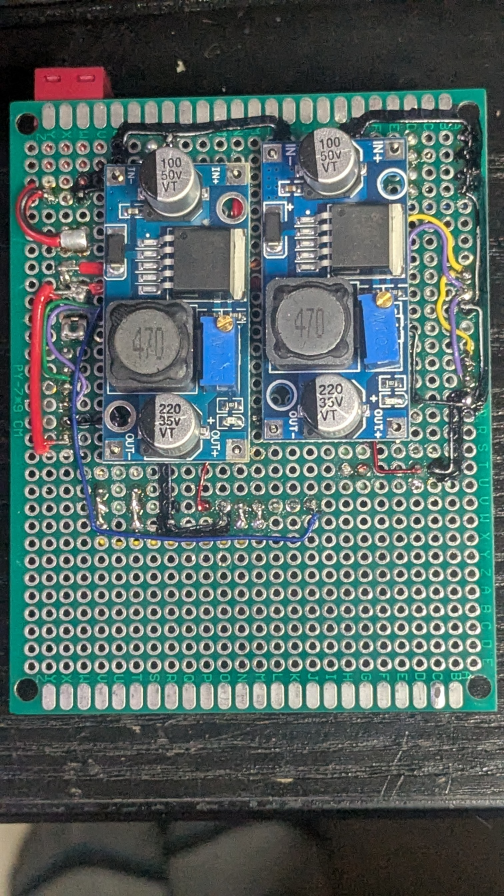
#> input picture docs/images/prototype/Prototype_DriverWheels_Bottom.jpg, 1512 x 2688 px (shown at 1/3 size)
$ python driverwheels_bottom_mask.py
#> lines starting #> are read from the running program, lines starting #| are printed output that depends on the picture; after the words box and inside, x2 and y2 are one past the last pixel; in counts of white or black regions, pixels touching at a corner belong together
import cv2, numpy as np
# Background cutout (GrabCut) for docs/images/prototype/Prototype_DriverWheels_Bottom.jpg -> driverwheels_bottom_mask.png
import os
S=os.path.dirname(os.path.abspath(__file__))
im=cv2.imread(S+'/../images/prototype/Prototype_DriverWheels_Bottom.jpg')
#> im is the input picture: shape (2688, 1512, 3); mean B, G, R 100.8, 103.4, 86.1
H,W=im.shape[:2]; f=0.5
#> after `H, W = im.shape[:2]`: H = 2688; W = 1512
sm=cv2.resize(im,None,fx=f,fy=f)
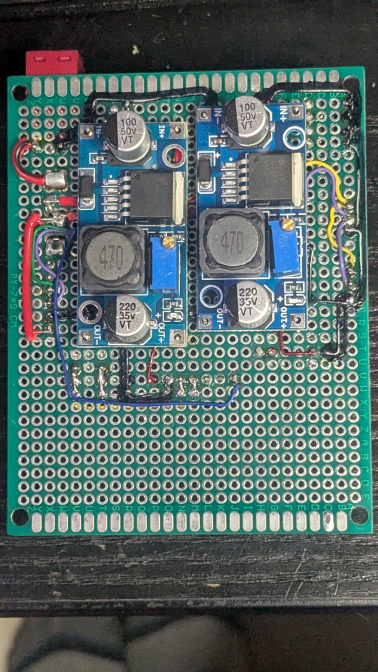
#> sm: shape (1344, 756, 3) (shown at 1/2 size); mean B, G, R 100.9, 103.5, 86.2
k=1512/1125*f
def P(pts): return (np.array(pts)*k).astype(np.int32)
m=np.full(sm.shape[:2],cv2.GC_BGD,np.uint8)
# probable foreground: generous hull around board + protruding parts
cv2.fillPoly(m,[P([(5,215),(65,215),(65,135),(265,135),(265,215),(1110,215),(1100,1595),(5,1595)])],cv2.GC_PR_FGD)
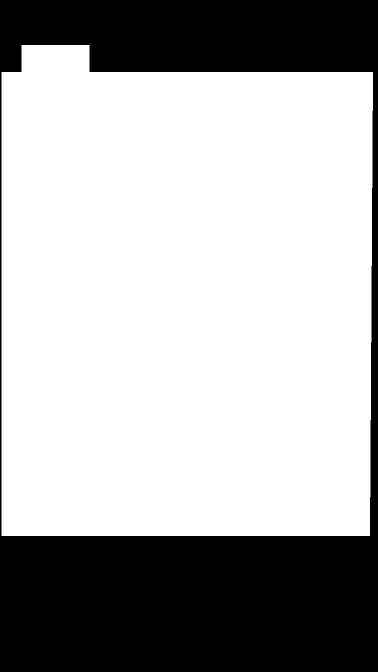
#> m: shape (1344, 756) (shown at 1/2 size); values 0 (black) and 3 (white), 68.3% white; 1 black region, box (x1, y1, x2, y2) and area: (0, 0, 756, 1344) 322000
# sure foreground: board interior and the red terminal
cv2.fillPoly(m,[P([(45,255),(1068,255),(1068,1570),(45,1570)])],cv2.GC_FGD)
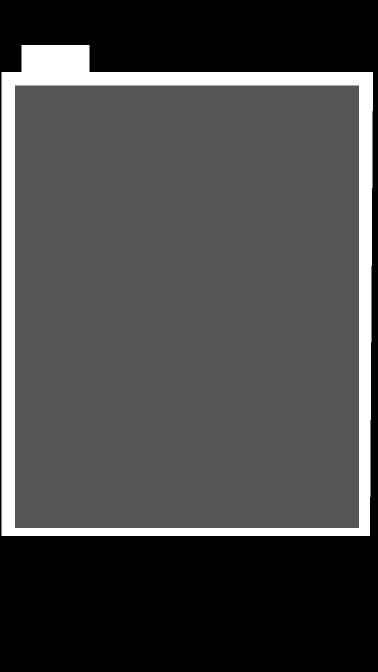
#> m: shape (1344, 756) (shown at 1/2 size); min 0, max 3, mean 0.851; drawn with min black and max white
cv2.fillPoly(m,[P([(90,160),(240,160),(240,215),(90,215)])],cv2.GC_FGD)
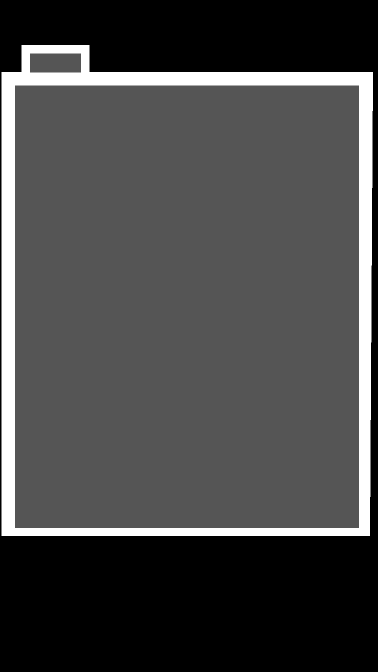
#> m: shape (1344, 756) (shown at 1/2 size); 0.38% of pixels changed, all inside (x1, y1, x2, y2) = (60, 107, 162, 145); drawn with min black and max white
bg=np.zeros((1,65),np.float64); fg=np.zeros((1,65),np.float64)
cv2.grabCut(sm,m,None,bg,fg,6,cv2.GC_INIT_WITH_MASK)
mm=np.where((m==cv2.GC_FGD)|(m==cv2.GC_PR_FGD),255,0).astype(np.uint8)
# keep largest component, fill holes
n,lab,st,_=cv2.connectedComponentsWithStats(mm)
#> n = 2
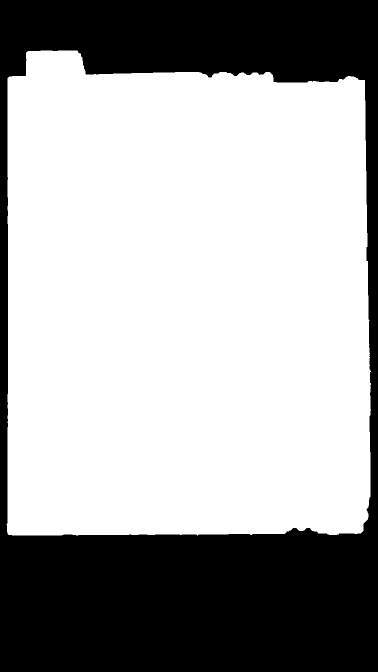
#> mm: shape (1344, 756) (shown at 1/2 size); 65.6% white; 1 black region
mm=np.where(lab==1+np.argmax(st[1:,cv2.CC_STAT_AREA]),255,0).astype(np.uint8)
cs,_=cv2.findContours(mm,cv2.RETR_EXTERNAL,cv2.CHAIN_APPROX_NONE)
mm=np.zeros_like(mm); cv2.drawContours(mm,cs,-1,255,-1)
mm=cv2.morphologyEx(mm,cv2.MORPH_OPEN,np.ones((5,5),np.uint8))
mm=cv2.resize(mm,(W,H),interpolation=cv2.INTER_LINEAR)
mm=cv2.GaussianBlur(mm,(5,5),0)
cv2.imwrite(S+'/driverwheels_bottom_mask.png',mm)
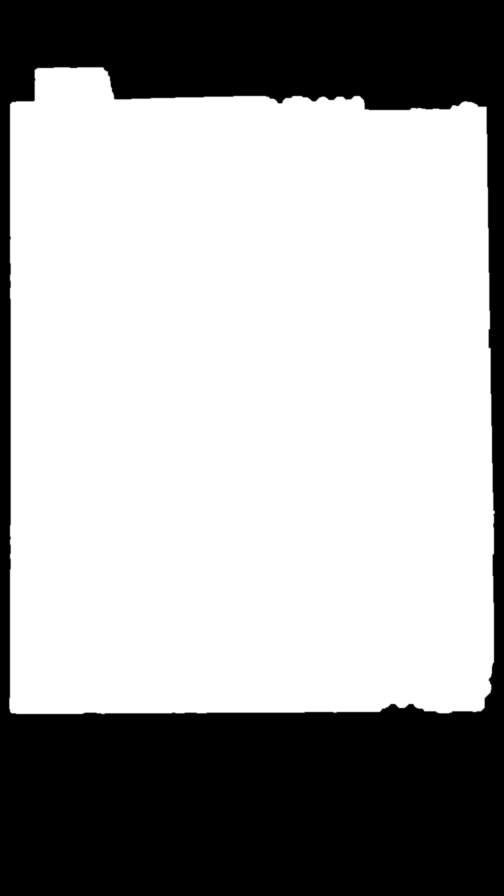
#> saved as driverwheels_bottom_mask.png: shape (2688, 1512) (shown at 1/3 size); min 0, max 255, mean 167.2
print('fg fraction',round(mm.mean()/255,3))
#| fg fraction 0.656

$ run again, with docs/images/prototype/Prototype_DriverWheels.jpg copied over docs/images/prototype/Prototype_DriverWheels_Bottom.jpg
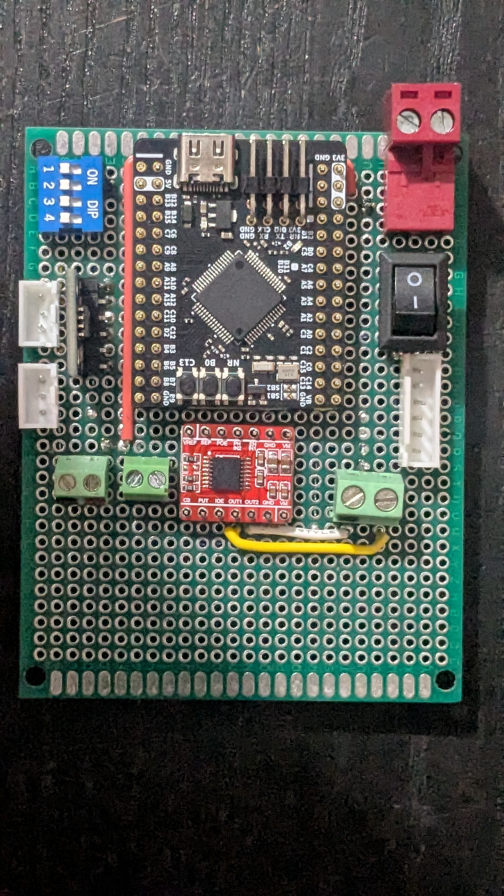
#> input picture docs/images/prototype/Prototype_DriverWheels.jpg, 1512 x 2688 px (shown at 1/3 size)
#> im is the input picture: shape (2688, 1512, 3); mean B, G, R 79.4, 83.7, 80.7
#> `n,lab,st,_=cv2.connectedComponentsWithStats(mm)`:
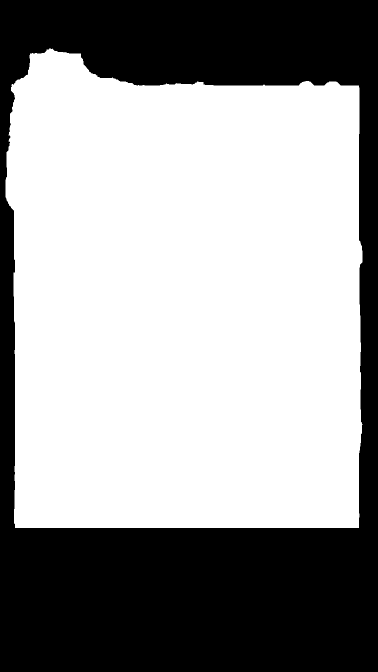
#> mm: shape (1344, 756) (shown at 1/2 size); 61.4% white; 1 black region
#> `cv2.imwrite(S+'/driverwheels_bottom_mask.png',mm)`:
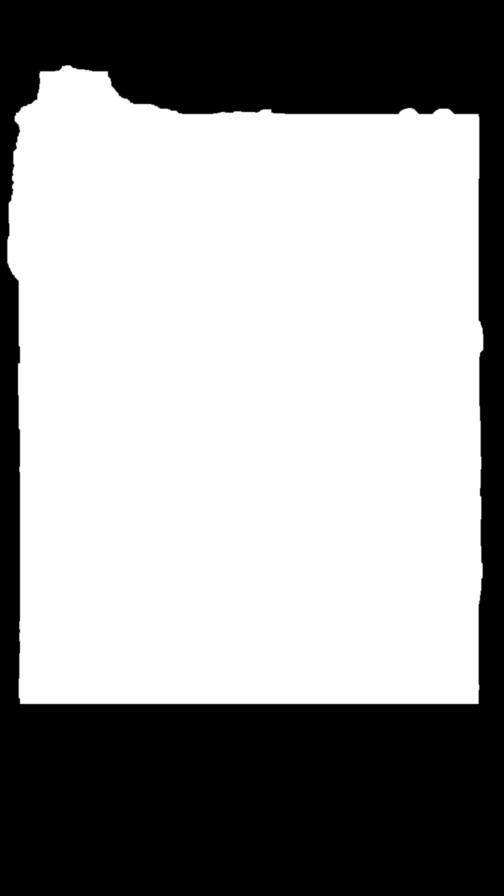
#> saved as driverwheels_bottom_mask.png: shape (2688, 1512) (shown at 1/3 size); min 0, max 255, mean 156.6
#| fg fraction 0.614

$ run again, with docs/images/prototype/Prototype_DriverWheels_boxes.jpg copied over docs/images/prototype/Prototype_DriverWheels_Bottom.jpg
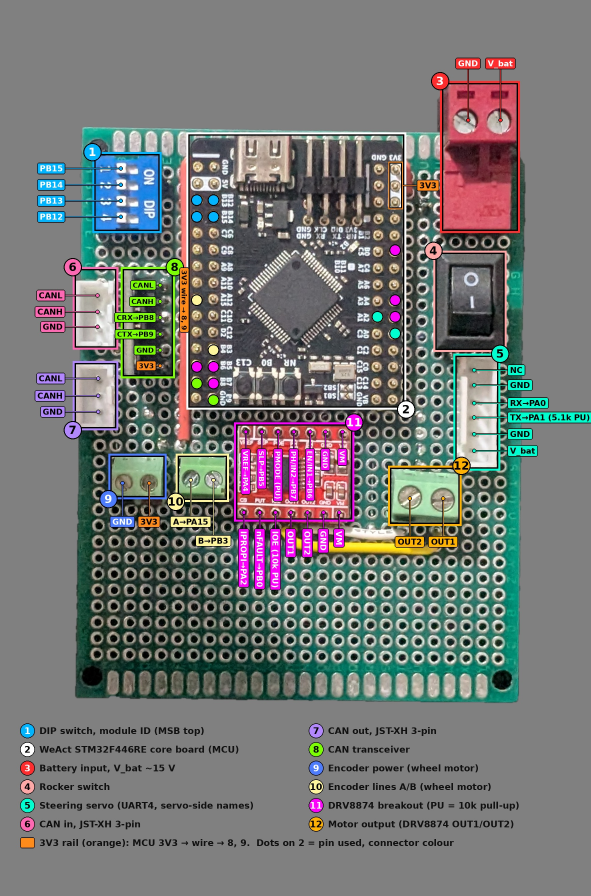
#> input picture docs/images/prototype/Prototype_DriverWheels_boxes.jpg, 1772 x 2688 px (shown at 1/3 size)
#> im is the input picture: shape (2688, 1772, 3); mean B, G, R 117.6, 118.9, 117.7
#> `cv2.fillPoly(m,[P([(90,160),(240,160),(240,215),(90,215)])],cv2.GC_FGD)`:
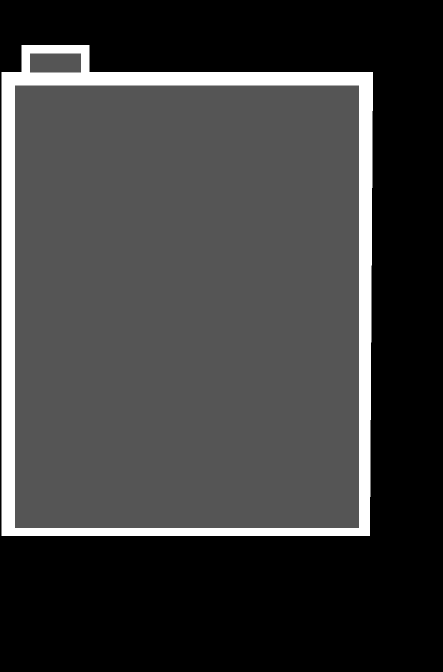
#> m: shape (1344, 886) (shown at 1/2 size); min 0, max 3, mean 0.719; drawn with min black and max white
#> `cv2.imwrite(S+'/driverwheels_bottom_mask.png',mm)`:
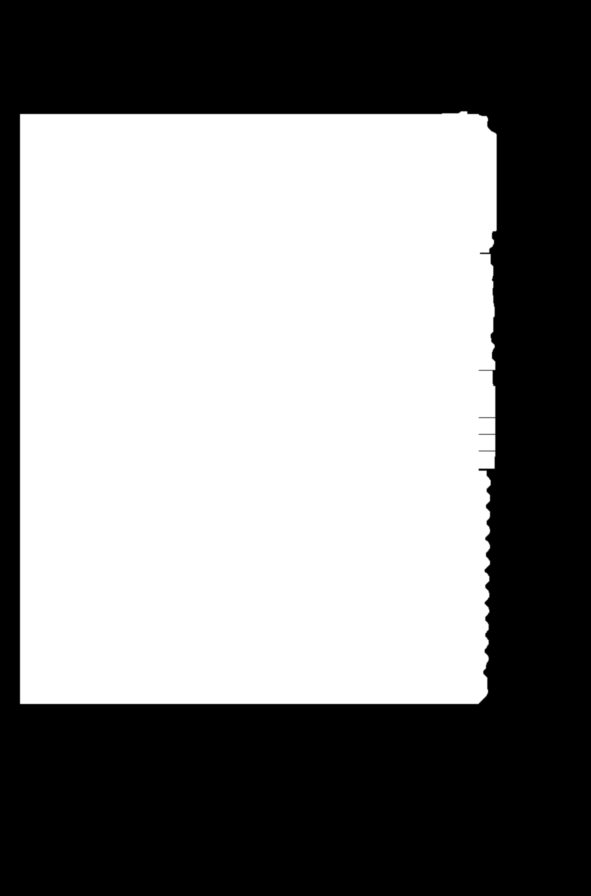
#> saved as driverwheels_bottom_mask.png: shape (2688, 1772) (shown at 1/3 size); min 0, max 255, mean 134
#| fg fraction 0.526
